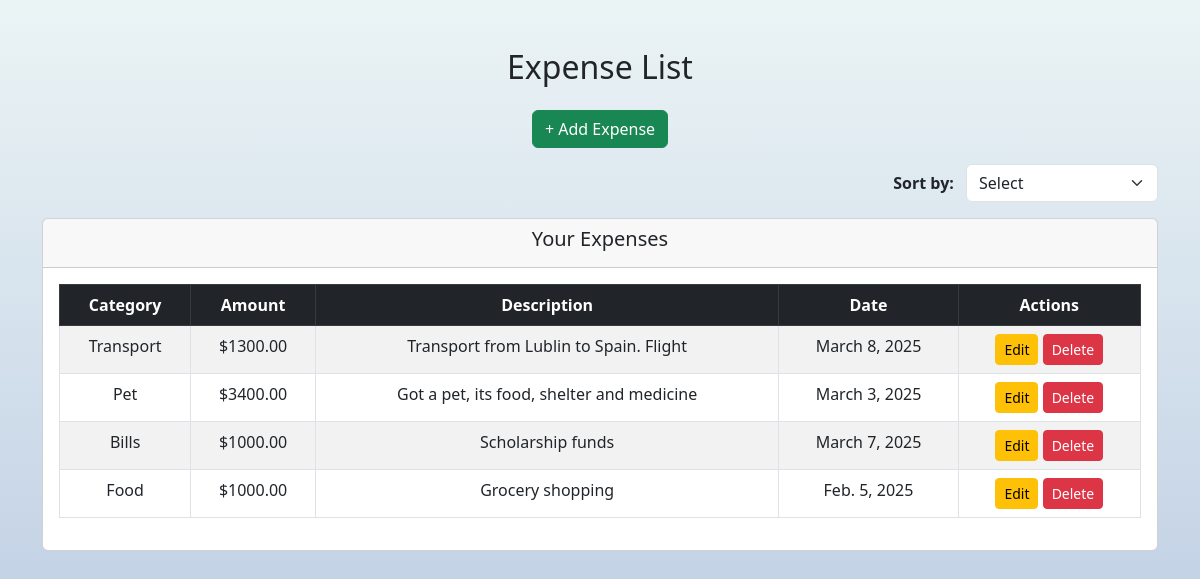
Screenshot of /expenses/ (signed in) with the database file from the repository.
### tracker/models.py (models this page shows, shortened)
class Expense(models.Model):
    user = models.ForeignKey(
        User, on_delete=models.CASCADE, null=True, blank=True)
    title = models.CharField(max_length=255, default='Untitled Expense')
    category = models.CharField(max_length=100)
    amount = models.DecimalField(max_digits=10, decimal_places=2)
    description = models.TextField(blank=True, null=True)
    date = models.DateField(default=timezone.now)

### tracker/views.py (the view)
# urls.py: path('expenses/', views.expense_list, name='expense_list'),
@login_required
def expense_list(request):
    expenses = Expense.objects.filter(
        user=request.user)  # Show only user's expenses
    sort_option = request.GET.get("sort", "")
    if sort_option == "date_asc":
        expenses = expenses.order_by("date")  # Oldest first
    elif sort_option == "date_desc":
        expenses = expenses.order_by("-date")  # Newest first
    elif sort_option == "category_asc":
        expenses = expenses.order_by("category")  # A-Z
    elif sort_option == "category_desc":
        expenses = expenses.order_by("-category")  # Z-A
    return render(request, 'tracker/expense_list.html', {'expenses': expenses})

### tracker/templates/tracker/expense_list.html (shortened to what this page needs)
{% extends "base.html" %}
{% block content %}
<div class="container mt-5">
    <h2 class="text-center mb-4">Expense List</h2>
    <div class="text-center my-3">
        <button type="button" class="btn btn-success" data-bs-toggle="modal" data-bs-target="#addExpenseModal">
            + Add Expense
        </button>
    </div>
    <div class="d-flex justify-content-end mb-3">
        <form method="GET">
            <label for="sort" class="me-2 fw-bold">Sort by:</label>
            <select name="sort" class="form-select w-auto d-inline-block" onchange="this.form.submit()">
                <option value="">Select</option>
            </select>
        </form>
    </div>
    <div class="card">
        <div class="card-header">
            <h5 class="text-center">Your Expenses</h5>
        </div>
        <div class="card-body">
            <table class="table table-bordered table-striped text-center">
                <thead class="table-dark">
                    <tr>
                        <th>Category</th>
                        <th>Amount</th>
                        <th>Description</th>
                        <th>Date</th>
                        <th>Actions</th>
                    </tr>
                </thead>
                <tbody>
                    {% for expense in expenses %}
                    <tr>
                        <td>{{ expense.category }}</td>
                        <td>${{ expense.amount }}</td>
                        <td>{{ expense.description }}</td>
                        <td>{{ expense.date }}</td>
                        <td>
                            <a href="{% url 'update_expense' expense.id %}" class="btn btn-warning btn-sm">Edit</a>
                            <a href="{% url 'delete_expense' expense.id %}" class="btn btn-danger btn-sm">Delete</a>
                        </td>
                    </tr>
                    {% empty %}
                    <tr>
                        <td colspan="5">No expenses recorded.</td>
                    </tr>
                    {% endfor %}
                </tbody>
            </table>
        </div>
    </div>
</div>
{% endblock  %}

### templates/base.html (style rules this page uses)
body { background: linear-gradient(180deg, #ebf4f5, #b5c6e0); background-size: 100% 100%; background-repeat: no-repeat; background-attachment: fixed; background-position: center; background-size: cover; }

### rows the page displays
Expense: category "Transport", amount "1300.00", description "Transport from Lublin to Spain. Flight", date "March 8, 2025"
Expense: category "Pet", amount "3400.00", description "Got a pet, its food, shelter and medicine", date "March 3, 2025"
Expense: category "Bills", amount "1000.00", description "Scholarship funds", date "March 7, 2025"
Expense: category "Food", amount "1000.00", description "Grocery shopping", date "Feb. 5, 2025"
